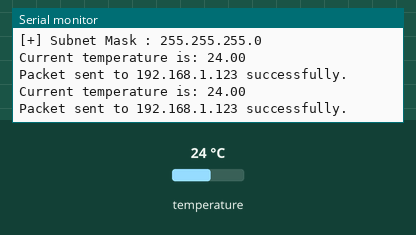
Bench run of a sketch on a simulated ESP32-S3. On the bench: the last lines printed to the serial monitor. Inputs (shaded band) come from the test bench; at power-on: temperature 24 °C. WiFi joins after 1.5 s; servers stay silent unless stated.

Above: at 7.2 s.
7.3 s: temperature set to 19.6 °C
At 14.7 s:
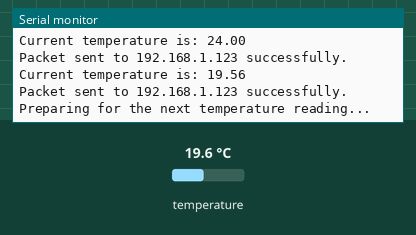
15.0 s: temperature set to 20.5 °C
At 20.3 s:
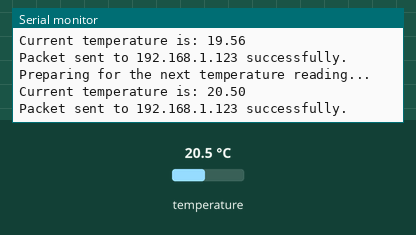
Timing chart, 0 to 21.8 s (numbered marks = the images above; inputs shaded):
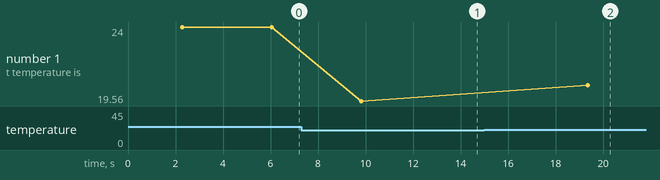

Measured:
- the behaviour switches between 20 and 20.1 °C on temperature (found by bisection; images 1 and 2)
- after the input at 7.3 s, the serial monitor: prints a new line after 2.5 s (image 1)
- after the input at 15.0 s, the serial monitor: prints a new line after 4.3 s (image 2)
- plotted number 1: 24 → 19.56 after the input at 7.3 s, 19.56 → 20.5 after the input at 15.0 s

The sketch:

WEN_Project_Group13.ino
```cpp
#include <WiFi.h>
#include <WiFiUdp.h>
#include <OneWire.h>
#include <DallasTemperature.h>
#include <ESP_Mail_Client.h>

// Thông tin SMTP
#define SMTP_HOST "smtp.gmail.com"
#define SMTP_PORT 587
#define EMAIL_SENDER "" // Địa chỉ email của bạn
#define EMAIL_PASSWORD "password"
#define EMAIL_RECIPIENT "22520067@gm.uit.edu.vn" // Email nhận

SMTPSession smtp; // Đối tượng SMTP

const char* ssid = "";
const char* password = "";

const char* udpAddress = "192.168.1.123"; // Địa chỉ máy đích
const int udpPort = 12345; // Cổng gửi dữ liệu

const int oneWireBus = 4; // Cổng GPIO cảm biến kết nối tới

OneWire oneWire(oneWireBus);

DallasTemperature sensors(&oneWire);

WiFiUDP udp;

int readCount = 0;

float temperature_threshold = 20.0; // Ngưỡng nhiệt độ

void setup() {
  Serial.begin(115200);

  sensors.begin();

  Serial.print("Connecting to WiFi...");
  WiFi.begin(ssid, password); // Kết nối tới Wi-Fi
  while (WiFi.status() != WL_CONNECTED) {
    delay(500);
    Serial.print(".");
  }
  Serial.println("\nConnected to WiFi");

  Serial.print("Local ESP32S3 IP Address: ");
  Serial.println(WiFi.localIP());
  Serial.print("[+] Gateway IP : ");
  Serial.println(WiFi.gatewayIP());
  Serial.print("[+] Subnet Mask : ");
  Serial.println(WiFi.subnetMask());
}

void sendEmail(float temperature) {
    smtp.debug(1);

    // Cấu hình phiên SMTP
    Session_Config config;
    config.server.host_name = SMTP_HOST;
    config.server.port = SMTP_PORT;
    config.login.email = EMAIL_SENDER;
    config.login.password = EMAIL_PASSWORD;

    SMTP_Message message;

    // Cấu hình email
    message.sender.name = "ESP32S3";
    message.sender.email = EMAIL_SENDER;
    message.subject = "Temperature Alert!";
    message.addRecipient("Recipient", EMAIL_RECIPIENT);
    message.text.content = "The temperature has exceeded the threshold! Current temperature: " + String(temperature) + " °C";

    // Đăng nhập vào server SMTP
    smtp.callback([](SMTP_Status status) {
      Serial.println(status.info());
    });

    if (!smtp.connect(&config)) {
        Serial.println("Failed to connect to SMTP server!");
        return;
    }

    // Gửi email
    if (!MailClient.sendMail(&smtp, &message)) {
        Serial.print("Error sending Email: ");
        Serial.println(smtp.errorReason());
    } else {
        Serial.println("Email sent successfully!");
        delay(600000);
    }

    smtp.closeSession();
}

void loop() {
  sensors.requestTemperatures();
  float temperatureC = sensors.getTempCByIndex(0);

  if (readCount < 3) {
    if (temperatureC != DEVICE_DISCONNECTED_C) {
      Serial.print("Current temperature is: ");
      Serial.println(temperatureC);

      String tempStr = "Current temperature: " + String(temperatureC) + "°C";

      // Gửi gói tin UDP
      udp.beginPacket(udpAddress, udpPort);
      udp.print(tempStr);
      if (udp.endPacket()) {
        Serial.print("Packet sent to ");
        Serial.print(udpAddress);
        Serial.println(" successfully.");
      } else {
        Serial.println("Failed to send packet.");
      }

      readCount++;
    } else {
      Serial.println("Error: Could not read temperature data");
    }
  }
  else {
    if(temperatureC > temperature_threshold) {
      sendEmail(temperatureC);
    }
    Serial.println("Preparing for the next temperature reading...");
    readCount = 0;
    delay(2000);
  }
  delay(3000);
}
```
